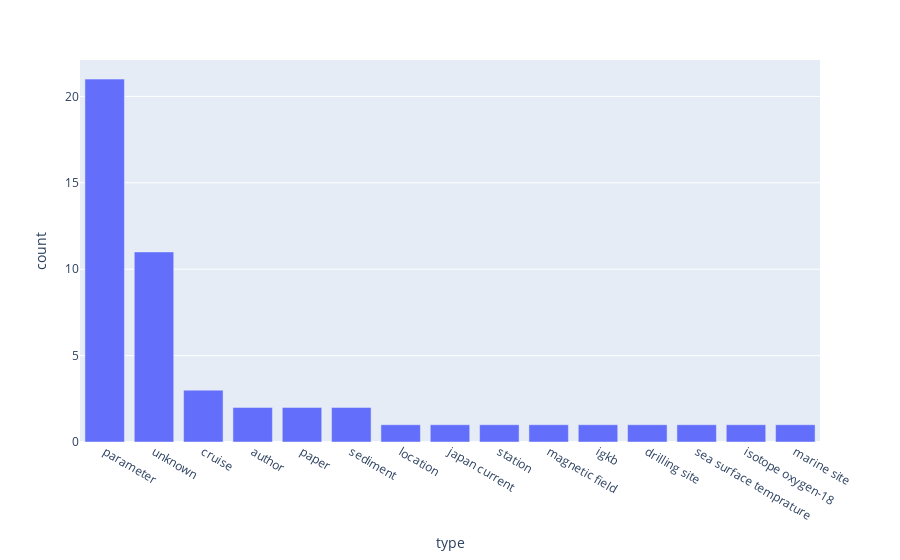

Source (notebook cell):
### Code cell
import plotly.express as px
fig = px.bar(barData, x='type', y='count')
fig.show()

### Figure 1 — Plotly figure (JSON) as saved in the notebook; plotly's stock layout.template omitted (floating-point values rounded to 4 significant figures)
{"data": [{"alignmentgroup": "True", "hoverlabel": {"namelength": 0}, "hovertemplate": "type=%{x}<br>count=%{y}", "legendgroup": "", "marker": {"color": "#636efa"}, "name": "", "offsetgroup": "", "orientation": "v", "showlegend": false, "textposition": "auto", "type": "bar", "x": ["parameter", "unknown", "cruise", "author", "paper", "sediment", "location", "japan current", "station", "magnetic field", "igkb", "drilling site", "sea surface temprature", "isotope oxygen-18", "marine site"], "xaxis": "x", "y": [21, 11, 3, 2, 2, 2, 1, 1, 1, 1, 1, 1, 1, 1, 1], "yaxis": "y"}], "layout": {"barmode": "relative", "legend": {"tracegroupgap": 0}, "margin": {"t": 60}, "xaxis": {"anchor": "y", "domain": [0, 1], "title": {"text": "type"}}, "yaxis": {"anchor": "x", "domain": [0, 1], "title": {"text": "count"}}}}
